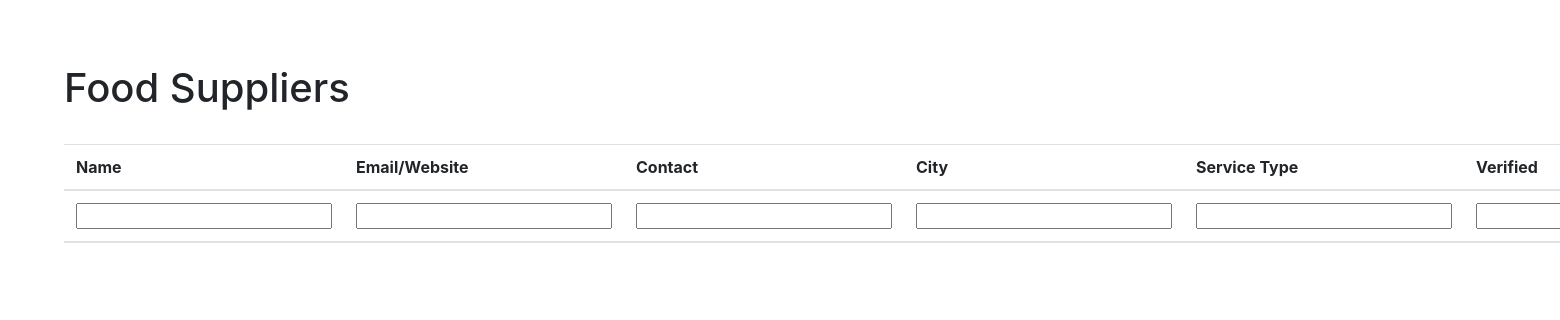
/tables, run on an earlier commit of the app's database.
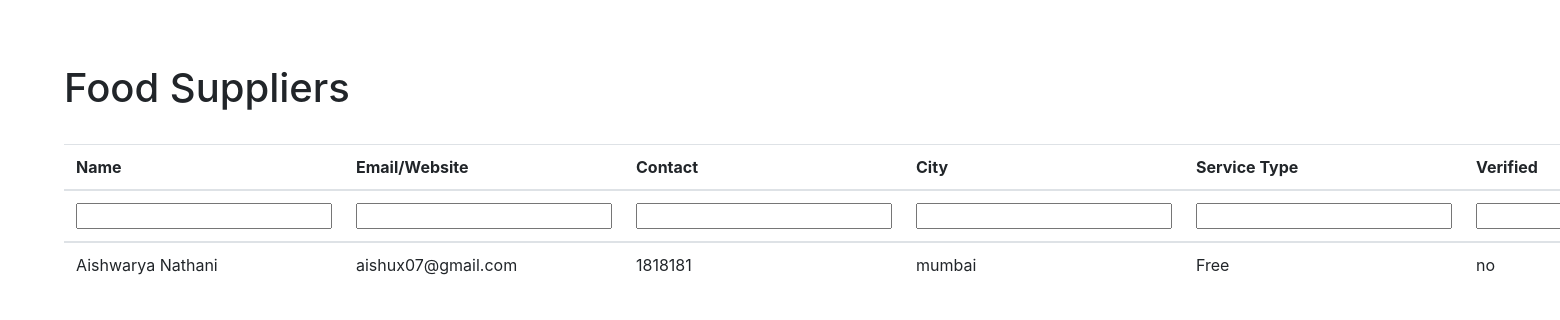
And on a later commit of the database.
### srotApp/models.py (models this page shows, shortened)
class Food(models.Model):
    food_supplier_name = models.CharField(max_length=100)
    food_supplier_email = models.CharField(max_length=100)
    food_supplier_contact = models.CharField(max_length=100)
    food_supplier_city = models.CharField(max_length=100)
    food_supplier_address = models.CharField(max_length=500)
    food_supplier_service = models.CharField(max_length=100)
    food_supplier_verify = models.CharField(max_length=100)
    food_supplier_details = models.CharField(max_length=500)

### srotApp/views.py (the view)
# urls.py: path('tables',views.tables,name="tables"),
def tables(request):
    all_food = Food.objects.all()
    foodFilter = FoodFilter()
    context = {'foods':all_food}
    return render(request,'tables.html', context)

### srotApp/templates/tables.html (shortened to what this page needs)
<link rel="stylesheet" href="https://stackpath.bootstrapcdn.com/bootstrap/4.5.2/css/bootstrap.min.css">
<div class="container m-5 p-3 center">
    <h1>Food Suppliers</h1>
    <br/>
    <table id="data-table" class="table">
    <thead>
      <tr>
        <th scope="col">Name</th>
        <th scope="col">Email/Website</th>
        <th scope="col">Contact</th>
        <th scope="col">City</th>
        <th scope="col">Service Type</th>
        <th scope="col">Verified</th>
      </tr>
    </thead>
     <thead>
      <tr>
        <th scope="col">
          <input type="text" class="search" onkeyup="filter(this)"/>
        </th>
       <th scope="col">
         <input type="text"class="search"onkeyup="filter(this)"/>
        </th>
        <th scope="col">
          <input type="text" class="search" onkeyup="filter(this)"/>
        </th>
        <th scope="col">
          <input type="text" class="search" onkeyup="filter(this)"/>
        </th>
        <th scope="col">
          <input type="text" class="search" onkeyup="filter(this)"/>
        </th>
        <th scope="col">
          <input type="text" class="search" onkeyup="filter(this)"/>
        </th>
      </tr>
    </thead>
    <tbody>
    {% for food in foods %}
      <tr>
        <td>{{ food.food_supplier_name }}</td>
        <td>{{ food.food_supplier_email }}</td>
        <td>{{ food.food_supplier_contact }}</td>
        <td>{{ food.food_supplier_city }}</td>
        <td>{{ food.food_supplier_service }}</td>
        <td>{{ food.food_supplier_verify }}</td>
      </tr>
    {% endfor %}
    </tbody>
  </table>
</div>

What changed in the data, as far as the page shows it:
added Food: food_supplier_name "Aishwarya Nathani", food_supplier_email "aishux07@gmail.com", food_supplier_contact "1818181", food_supplier_city "mumbai", food_supplier_service "Free", food_supplier_verify "no"
